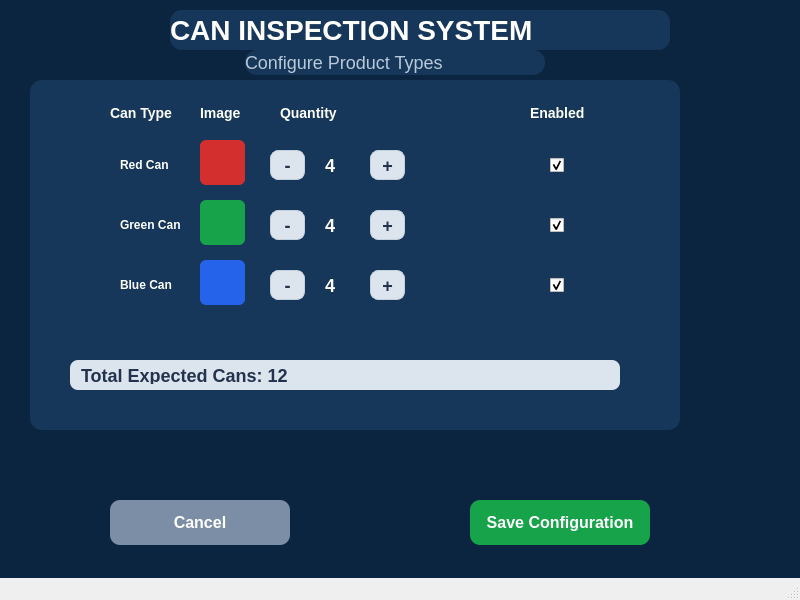
<?xml version="1.0" encoding="UTF-8"?>
<ui version="4.0">
 <class>MainWindow</class>
 <widget class="QMainWindow" name="MainWindow">
  <property name="geometry">
   <rect>
    <x>0</x>
    <y>0</y>
    <width>800</width>
    <height>600</height>
   </rect>
  </property>
  <property name="windowTitle">
   <string>Configure Batch</string>
  </property>
  <widget class="QWidget" name="centralwidget">
   <property name="styleSheet">
    <string notr="true">
QWidget#centralwidget {
    background-color: #0B2540;
}
QLabel {
    color: white;
    background: transparent;
}
QFrame {
    background-color: #163759;
    border-radius: 12px;
}
    </string>
   </property>
   <widget class="QLabel" name="titleLabel">
    <property name="geometry">
     <rect>
      <x>170</x>
      <y>10</y>
      <width>500</width>
      <height>40</height>
     </rect>
    </property>
    <property name="styleSheet">
     <string notr="true">
font-size:28px;
font-weight:bold;
color:white;
     </string>
    </property>
    <property name="text">
     <string>CAN INSPECTION SYSTEM</string>
    </property>
   </widget>
   <widget class="QLabel" name="subtitleLabel">
    <property name="geometry">
     <rect>
      <x>245</x>
      <y>50</y>
      <width>300</width>
      <height>25</height>
     </rect>
    </property>
    <property name="styleSheet">
     <string notr="true">
font-size:18px;
color:#B8C9D9;
     </string>
    </property>
    <property name="text">
     <string>Configure Product Types</string>
    </property>
   </widget>
   <widget class="QFrame" name="ConfigurationPanel">
    <property name="geometry">
     <rect>
      <x>30</x>
      <y>80</y>
      <width>650</width>
      <height>350</height>
     </rect>
    </property>
    <widget class="QLabel" name="headerType">
     <property name="geometry">
      <rect>
       <x>80</x>
       <y>20</y>
       <width>120</width>
       <height>25</height>
      </rect>
     </property>
     <property name="styleSheet">
      <string notr="true">
    font-size:14px;
    font-weight:bold;
    color:white;
     </string>
     </property>
     <property name="text">
      <string>Can Type</string>
     </property>
    </widget>
    <widget class="QLabel" name="headerImage">
     <property name="geometry">
      <rect>
       <x>2200</x>
       <y>20</y>
       <width>80</width>
       <height>25</height>
      </rect>
     </property>
     <property name="styleSheet">
      <string notr="true">
     font-size:14px;
    font-weight:bold;
    color:white;
     </string>
     </property>
     <property name="text">
      <string>Image</string>
     </property>
    </widget>
    <widget class="QLabel" name="headerQty">
     <property name="geometry">
      <rect>
       <x>250</x>
       <y>20</y>
       <width>120</width>
       <height>25</height>
      </rect>
     </property>
     <property name="styleSheet">
      <string notr="true">
     font-size:14px;
    font-weight:bold;
    color:white;
     </string>
     </property>
     <property name="text">
      <string>Quantity</string>
     </property>
    </widget>
    <widget class="QLabel" name="headerEnabled">
     <property name="geometry">
      <rect>
       <x>500</x>
       <y>20</y>
       <width>100</width>
       <height>25</height>
      </rect>
     </property>
     <property name="styleSheet">
      <string notr="true">
     font-size:14px;
    font-weight:bold;
    color:white;
     </string>
     </property>
     <property name="text">
      <string>Enabled</string>
     </property>
    </widget>
    <widget class="QLabel" name="redLabel">
     <property name="geometry">
      <rect>
       <x>90</x>
       <y>70</y>
       <width>51</width>
       <height>30</height>
      </rect>
     </property>
     <property name="styleSheet">
      <string notr="true">
    font-size:12px;
    font-weight:bold;
    color:white;
     </string>
     </property>
     <property name="text">
      <string>Red Can</string>
     </property>
    </widget>
    <widget class="QLabel" name="redCanImage">
     <property name="geometry">
      <rect>
       <x>170</x>
       <y>60</y>
       <width>45</width>
       <height>45</height>
      </rect>
     </property>
     <property name="styleSheet">
      <string notr="true">
    background-color:#D32F2F;
    border-radius:6px;
      </string>
     </property>
     <property name="text">
      <string/>
     </property>
    </widget>
    <widget class="QPushButton" name="redMinusButton">
     <property name="geometry">
      <rect>
       <x>240</x>
       <y>70</y>
       <width>35</width>
       <height>30</height>
      </rect>
     </property>
     <property name="styleSheet">
      <string notr="true">
    QPushButton {
     background-color:#DCE4EE;
     color:#23334D;
     border-radius:8px;
     border:1px solid #C5D0DD;
     font-size:18px;
     font-weight:bold;
     }
     </string>
     </property>
     <property name="text">
      <string>-</string>
     </property>
    </widget>
    <widget class="QLabel" name="redQtyLabel">
     <property name="geometry">
      <rect>
       <x>295</x>
       <y>70</y>
       <width>25</width>
       <height>30</height>
      </rect>
     </property>
     <property name="styleSheet">
      <string notr="true">
    font-size:18px;
    font-weight:bold;
    color:white;
     </string>
     </property>
     <property name="text">
      <string>4</string>
     </property>
    </widget>
    <widget class="QPushButton" name="redPlusButton">
     <property name="geometry">
      <rect>
       <x>340</x>
       <y>70</y>
       <width>35</width>
       <height>30</height>
      </rect>
     </property>
     <property name="styleSheet">
      <string notr="true">
    QPushButton {
     background-color:#DCE4EE;
     color:#23334D;
     border-radius:8px;
     border:1px solid #C5D0DD;
     font-size:18px;
     font-weight:bold;
     }
     </string>
     </property>
     <property name="text">
      <string>+</string>
     </property>
    </widget>
    <widget class="QCheckBox" name="redEnabled">
     <property name="geometry">
      <rect>
       <x>520</x>
       <y>75</y>
       <width>20</width>
       <height>20</height>
      </rect>
     </property>
     <property name="checked">
      <bool>true</bool>
     </property>
    </widget>
    <widget class="QLabel" name="greenLabel">
     <property name="geometry">
      <rect>
       <x>90</x>
       <y>130</y>
       <width>71</width>
       <height>30</height>
      </rect>
     </property>
     <property name="styleSheet">
      <string notr="true">
     font-size:12px;
    font-weight:bold;
    color:white;
     </string>
     </property>
     <property name="text">
      <string>Green Can</string>
     </property>
    </widget>
    <widget class="QLabel" name="greenCanImage">
     <property name="geometry">
      <rect>
       <x>170</x>
       <y>120</y>
       <width>45</width>
       <height>45</height>
      </rect>
     </property>
     <property name="styleSheet">
      <string notr="true">
    background-color:#16A34A;
    border-radius:6px;
      </string>
     </property>
     <property name="text">
      <string/>
     </property>
    </widget>
    <widget class="QPushButton" name="greenMinusButton">
     <property name="geometry">
      <rect>
       <x>240</x>
       <y>130</y>
       <width>35</width>
       <height>30</height>
      </rect>
     </property>
     <property name="styleSheet">
      <string notr="true">
    QPushButton {
     background-color:#DCE4EE;
     color:#23334D;
     border-radius:8px;
     border:1px solid #C5D0DD;
     font-size:18px;
     font-weight:bold;
     }
     </string>
     </property>
     <property name="text">
      <string>-</string>
     </property>
    </widget>
    <widget class="QLabel" name="greenQtyLabel">
     <property name="geometry">
      <rect>
       <x>295</x>
       <y>130</y>
       <width>25</width>
       <height>30</height>
      </rect>
     </property>
     <property name="styleSheet">
      <string notr="true">
    font-size:18px;
    font-weight:bold;
    color:white;
     </string>
     </property>
     <property name="text">
      <string>4</string>
     </property>
    </widget>
    <widget class="QPushButton" name="greenPlusButton">
     <property name="geometry">
      <rect>
       <x>340</x>
       <y>130</y>
       <width>35</width>
       <height>30</height>
      </rect>
     </property>
     <property name="styleSheet">
      <string notr="true">
    QPushButton {
     background-color:#DCE4EE;
     color:#23334D;
     border-radius:8px;
     border:1px solid #C5D0DD;
     font-size:18px;
     font-weight:bold;
     }
     </string>
     </property>
     <property name="text">
      <string>+</string>
     </property>
    </widget>
    <widget class="QCheckBox" name="greenEnabled">
     <property name="geometry">
      <rect>
       <x>520</x>
       <y>135</y>
       <width>20</width>
       <height>20</height>
      </rect>
     </property>
     <property name="checked">
      <bool>true</bool>
     </property>
    </widget>
    <widget class="QLabel" name="blueLabel">
     <property name="geometry">
      <rect>
       <x>90</x>
       <y>190</y>
       <width>61</width>
       <height>30</height>
      </rect>
     </property>
     <property name="styleSheet">
      <string notr="true">
     font-size:12px;
    font-weight:bold;
    color:white;
     </string>
     </property>
     <property name="text">
      <string>Blue Can</string>
     </property>
    </widget>
    <widget class="QLabel" name="blueCanImage">
     <property name="geometry">
      <rect>
       <x>170</x>
       <y>180</y>
       <width>45</width>
       <height>45</height>
      </rect>
     </property>
     <property name="styleSheet">
      <string notr="true">
    background-color:#2563EB;
    border-radius:6px;
      </string>
     </property>
     <property name="text">
      <string/>
     </property>
    </widget>
    <widget class="QPushButton" name="blueMinusButton">
     <property name="geometry">
      <rect>
       <x>240</x>
       <y>190</y>
       <width>35</width>
       <height>30</height>
      </rect>
     </property>
     <property name="styleSheet">
      <string notr="true">
    QPushButton {
     background-color:#DCE4EE;
     color:#23334D;
     border-radius:8px;
     border:1px solid #C5D0DD;
     font-size:18px;
     font-weight:bold;
     }
     </string>
     </property>
     <property name="text">
      <string>-</string>
     </property>
    </widget>
    <widget class="QLabel" name="blueQtyLabel">
     <property name="geometry">
      <rect>
       <x>295</x>
       <y>190</y>
       <width>25</width>
       <height>30</height>
      </rect>
     </property>
     <property name="styleSheet">
      <string notr="true">
    font-size:18px;
    font-weight:bold;
    color:white;
     </string>
     </property>
     <property name="text">
      <string>4</string>
     </property>
    </widget>
    <widget class="QPushButton" name="bluePlusButton">
     <property name="geometry">
      <rect>
       <x>340</x>
       <y>190</y>
       <width>35</width>
       <height>30</height>
      </rect>
     </property>
     <property name="styleSheet">
      <string notr="true">
    QPushButton {
     background-color:#DCE4EE;
     color:#23334D;
     border-radius:8px;
     border:1px solid #C5D0DD;
     font-size:18px;
     font-weight:bold;
     }
     </string>
     </property>
     <property name="text">
      <string>+</string>
     </property>
    </widget>
    <widget class="QCheckBox" name="blueEnabled">
     <property name="geometry">
      <rect>
       <x>520</x>
       <y>195</y>
       <width>20</width>
       <height>20</height>
      </rect>
     </property>
     <property name="checked">
      <bool>true</bool>
     </property>
    </widget>
    <widget class="QLabel" name="totalLabel">
     <property name="geometry">
      <rect>
       <x>40</x>
       <y>280</y>
       <width>550</width>
       <height>30</height>
      </rect>
     </property>
     <property name="styleSheet">
      <string notr="true">
    background-color:#DCE4EE;
    color:#23334D;
    font-size:18px;
    font-weight:bold;
    padding:6px;
    border-radius:8px;
     </string>
     </property>
     <property name="text">
      <string>Total Expected Cans: 12</string>
     </property>
    </widget>
    <widget class="QLabel" name="headerType_2">
     <property name="geometry">
      <rect>
       <x>170</x>
       <y>20</y>
       <width>61</width>
       <height>25</height>
      </rect>
     </property>
     <property name="styleSheet">
      <string notr="true">
    font-size:14px;
    font-weight:bold;
    color:white;
     </string>
     </property>
     <property name="text">
      <string>Image</string>
     </property>
    </widget>
   </widget>
   <widget class="QPushButton" name="cancelButton">
    <property name="geometry">
     <rect>
      <x>110</x>
      <y>500</y>
      <width>180</width>
      <height>45</height>
     </rect>
    </property>
    <property name="styleSheet">
     <string notr="true">
   QPushButton{
    background-color:#7C8EA5;
    color:white;
    border-radius:10px;
    font-size:16px;
    font-weight:bold;
   }
    </string>
    </property>
    <property name="text">
     <string>Cancel</string>
    </property>
   </widget>
   <widget class="QPushButton" name="saveButton">
    <property name="geometry">
     <rect>
      <x>470</x>
      <y>500</y>
      <width>180</width>
      <height>45</height>
     </rect>
    </property>
    <property name="styleSheet">
     <string notr="true">
   QPushButton{
    background-color:#16A34A;
    color:white;
    border-radius:10px;
    font-size:16px;
    font-weight:bold;
   }
    </string>
    </property>
    <property name="text">
     <string>Save Configuration</string>
    </property>
   </widget>
  </widget>
  <widget class="QMenuBar" name="menubar">
   <property name="geometry">
    <rect>
     <x>0</x>
     <y>0</y>
     <width>800</width>
     <height>18</height>
    </rect>
   </property>
  </widget>
  <widget class="QStatusBar" name="statusbar"/>
 </widget>
 <resources/>
 <connections/>
</ui>
